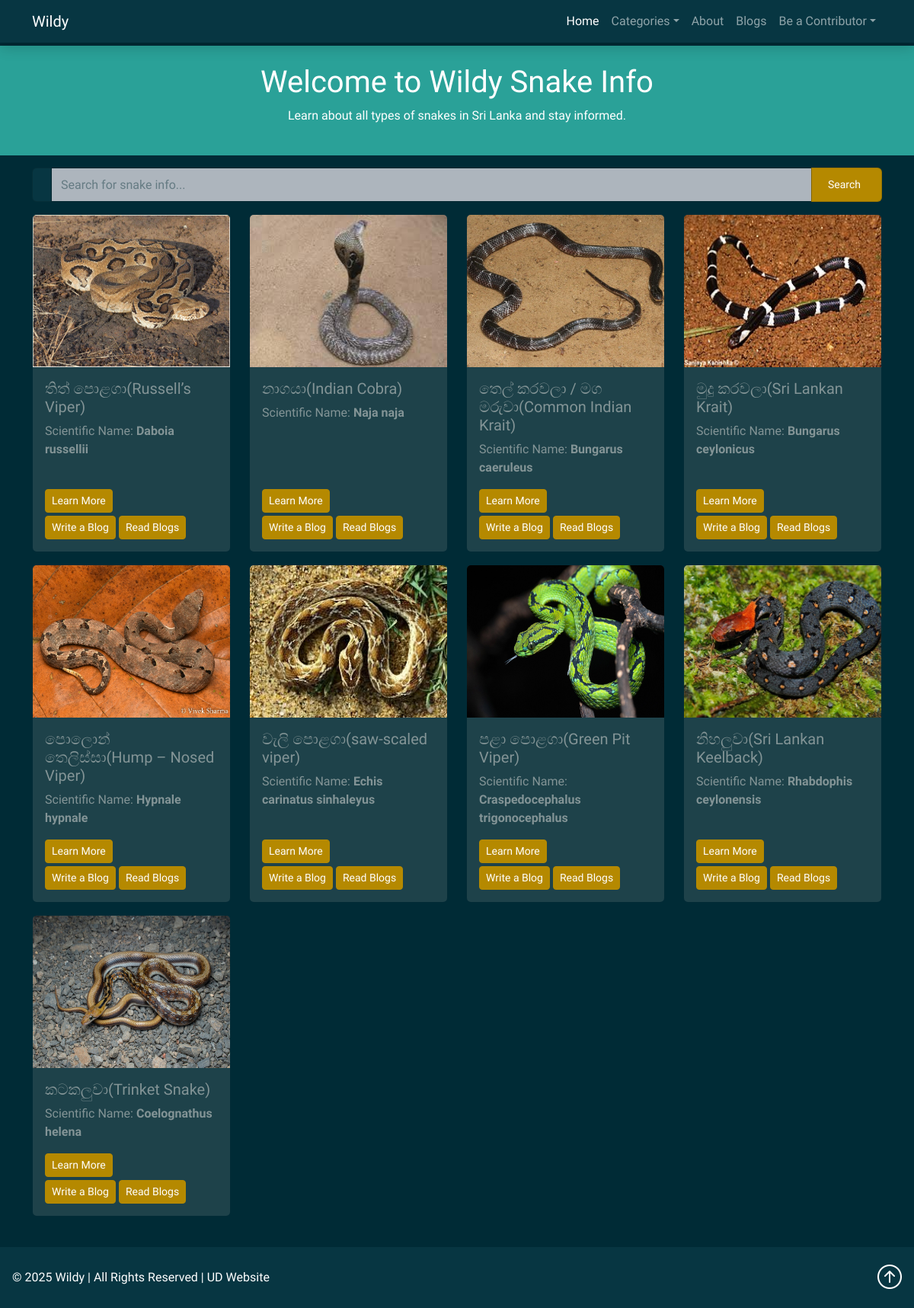
The page / on the database its author committed.
### webapp/models.py (models this page shows, shortened)
class Snake(models.Model):
    COMMON_DANGER_LEVELS = [
        ('low', 'Low'),
        ('moderate', 'Moderate'),
        ('high', 'High'),
        ('extreme', 'Extreme'),
    ]
    name = models.CharField(max_length=100)
    scientific_name = models.CharField(max_length=150, blank=True)
    description = models.TextField()
    description_translation = models.TextField(blank=True, null=True)
    danger_level = models.CharField(max_length=10, choices=COMMON_DANGER_LEVELS, default='low')
    image = models.ImageField(upload_to='snakes/', blank=True, null=True)
    is_venomous = models.ForeignKey(VenomType, on_delete=models.SET_NULL, null=True, blank=True)
    found_in = models.ManyToManyField(Region, related_name='snakes', blank=True)
    created_at = models.DateTimeField(auto_now_add=True)

### webapp/views.py (the view, shortened to what this page needs)
# urls.py: path('', views.home, name="home"),
def home(request):
    snake_details = Snake.objects.all()
    context = {'snake_details': snake_details}
    return render(request, 'home.html', context=context)

### webapp/context_processors.py (called while the page is built)
def categories_processor(request):
    categories = VenomType.objects.all()
    return {'categories': categories}

### webapp/templates/home.html (shortened to what this page needs)
{% extends 'base.html' %}
{% load heroicons %}
{% block content %}
<section class="bg-success text-white text-center p-4">
  <h1>Welcome to Wildy Snake Info</h1>
  <p>Learn about all types of snakes in Sri Lanka and stay informed.</p>
</section>
<div class="container my-3">
  <form method="post" action="{% url 'home' %}">
    <div class="input-group">
      <span class="input-group-text">{% heroicon_outline 'magnifying-glass' %}</span>
      <input type="text" name="searched" class="form-control" placeholder="Search for snake info...">
      <div class="input-group-text col-1 bg-primary">
        <button class="btn btn-sm text-white">Search</button>
      </div>
    </div>
  </form>
</div>
<div class="container">
  <div class="row">
    {% if searched_snake_details %}
    {% for details in searched_snake_details %}
    <div class="col-md-3 mb-3">
      <div class="card h-100">
        <img src="{{ details.image.url }}" class="card-img-top" alt="King Cobra" style="height: 200px; width: auto;">
        <div class="card-body d-flex flex-column">
          <h5 class="card-title">{{ details.name }}</h5>
          <p class="card-text">Scientific Name: <strong>{{ details.scientific_name }}</strong></p>
          <div class="mt-auto">
            <a class="btn btn-primary btn-sm mb-1" href="{% url 'information' details.pk %}">Learn More</a>
            <br>
            <a class="btn btn-primary btn-sm" href="{% url 'write_blogs' details.pk %}">Write a Blog</a>
            <a class="btn btn-primary btn-sm" href="{% url 'read_blogs' details.pk %}">Read Blogs</a>
          </div>
        </div>
      </div>
    </div>
    {% endfor %}
    {% else %}
    {% for details in snake_details %}
    <div class="col-md-3 mb-3">
      <div class="card h-100">
        <img src="{{ details.image.url }}" class="card-img-top" alt="King Cobra" style="height: 200px; width: auto;">
        <div class="card-body d-flex flex-column">
          <h5 class="card-title">{{ details.name }}</h5>
          <p class="card-text">Scientific Name: <strong>{{ details.scientific_name }}</strong></p>
          <div class="mt-auto">
            <a class="btn btn-primary btn-sm mb-1" href="{% url 'information' details.pk %}">Learn More</a>
            <br>
            <a class="btn btn-primary btn-sm" href="{% url 'write_blogs' details.pk %}">Write a Blog</a>
            <a class="btn btn-primary btn-sm" href="{% url 'read_blogs' details.pk %}">Read Blogs</a>
          </div>
        </div>
      </div>
    </div>
    {% endfor %}
    {% endif %}
  </div>
</div>
{% endblock %}

### rows shown on the page
Snake: image (picture), name "තිත් පොළගා(Russell’s Viper)", scientific_name "Daboia russellii"
Snake: image (picture), name "නාගයා(Indian Cobra)", scientific_name "Naja naja"
Snake: image (picture), name "තෙල් කරවලා / මග මරුවා(Common Indian Krait)", scientific_name "Bungarus caeruleus"
Snake: image (picture), name "මුදු කරවලා(Sri Lankan Krait)", scientific_name "Bungarus ceylonicus"
Snake: image (picture), name "පොලොන් තෙලිස්සා(Hump – Nosed Viper)", scientific_name "Hypnale hypnale"
Snake: image (picture), name "වැලි පොළගා(saw-scaled viper)", scientific_name "Echis carinatus sinhaleyus"
Snake: image (picture), name "පළා පොළගා(Green Pit Viper)", scientific_name "Craspedocephalus trigonocephalus"
Snake: image (picture), name "නිහලුවා(Sri Lankan Keelback)", scientific_name "Rhabdophis ceylonensis"
Snake: image (picture), name "කටකලුවා(Trinket Snake)", scientific_name "Coelognathus helena"
